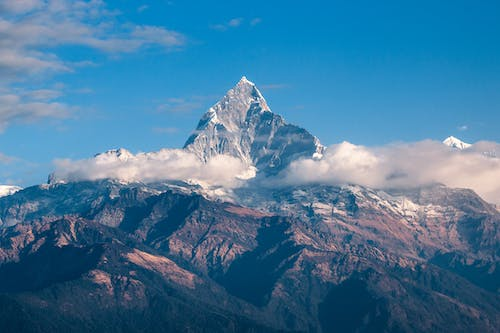
#> input picture workshop2/test_CPV.jpeg, 500 x 333 px
$ python Lab2.py
#> lines starting #> are read from the running program, lines starting #| are printed output that depends on the picture; after the words box and inside, x2 and y2 are one past the last pixel; in counts of white or black regions, pixels touching at a corner belong together
import cv2
import numpy as np
import matplotlib.pyplot as plt
import random
import math
from scipy.signal import convolve2d


def apply_mask(matrix, mask, fill_value):
    #Apply fill value for element correspoding False in mask
    masked = np.ma.array(matrix, mask=mask, fill_value=fill_value)
    return masked.filled()

def apply_threshold(matrix, low_value, high_value):
    #Fill low value for elements in matrix smaller than low value
    low_mask = matrix < low_value
    matrix = apply_mask(matrix, low_mask, low_value)

    #Fill high value for elements in matrix smaller than high value
    high_mask = matrix > high_value
    matrix = apply_mask(matrix, high_mask, high_value)

    return matrix

def simplest_color_balance(img, percent):
    #Apply condition for code to continue
    assert img.shape[2] == 3
    assert percent > 0 and percent < 100

    half_percent = percent / 200

    #Split image into three channels RGB
    channels = cv2.split(img)

    #Init results channels
    out_channels =  []

    for channel in channels:
        assert len(channel.shape) == 2
        # find the low and high precentile values (based on the input percentile)
        height, width = channel.shape
        vec_size = height * width
        flat = channel.reshape(vec_size)

        assert len(flat.shape) == 1

        flat = np.sort(flat)

        n_cols = flat.shape[0]

        low_value = flat[math.floor(n_cols * half_percent)]
        high_value = flat[math.ceil(n_cols * (1 - half_percent))]
        print(low_value, high_value)

        # saturate below the low percentile and above the high percentile
        thresholded = apply_threshold(channel, low_value, high_value)
        # scale the channel
        normalized = cv2.normalize(thresholded, thresholded.copy(), 0, 255, cv2.NORM_MINMAX)
        out_channels.append(normalized)

    result = cv2.merge(out_channels)

    # Display the original image
    cv2.imshow('Origin', img)

    # Display the result image
    cv2.imshow('Result', result)
    cv2.waitKey(0)
    cv2.destroyAllWindows()

# [184 lines left out: functions imhist, histeq, histogram_equalization, add_salt_and_pepper_noise, rgb_to_gray, gaussian_kernel and 6 more, not called in this run]


if __name__ == '__main__':
    ori_image = cv2.imread('test_CPV.jpeg')
#> ori_image is the input picture: shape (333, 500, 3); mean B, G, R 155.6, 121.2, 69

    while True:
        print('Menu:')
        print('1. Color balance')
        print('2. Histogram equalization')
        print('3. Median filter')
        print('4. Mean filter')
        print('5. Gaussian smoothing')
        print('6. Back to origin image')
        print('7. Quit')

        choice = int(input('Enter your choice: '))
#> the answer given: 1

        if choice == 1:
            # Perform color balance
            percent = float(input('Enter percent value: '))
#> the answer given: 3
            simplest_color_balance(ori_image, percent)
#> the loop in simplest_color_balance, `for channel in channels:` made 3 passes
#> (low_value, high_value) on passes 1 to 3: (74, 213), (46, 213), (0, 230)
#| 74 213
#| 46 213
#| 0 230
#> pass 1, in apply_threshold, `low_mask = matrix < low_value`:
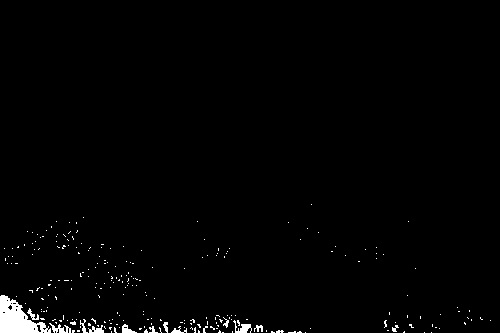
#> low_mask: shape (333, 500) bool; 1.4% white; 252 white regions (239 under 20 px), largest, box (x1, y1, x2, y2) and area: (0, 295, 51, 333) 1024, (233, 320, 252, 333) 111, (49, 323, 71, 333) 103
#> pass 1, in apply_mask, `masked = np.ma.array(matrix, mask=mask, fill_value=fill_value)`:
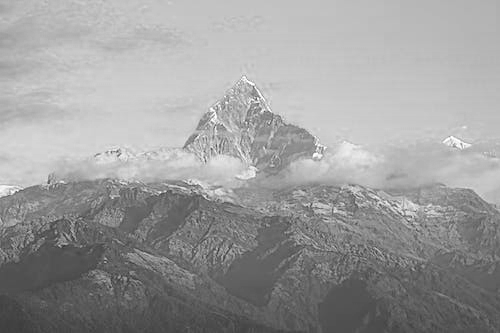
#> masked: shape (333, 500); min 48, max 255, mean 155.6
#> pass 1, in apply_threshold, `high_mask = matrix > high_value`:
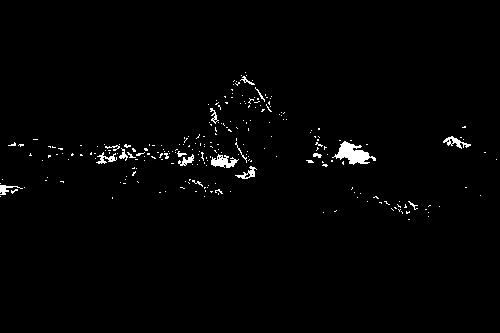
#> high_mask: shape (333, 500) bool; 1.4% white; 249 white regions (231 under 20 px), largest, box (x1, y1, x2, y2) and area: (332, 141, 376, 165) 490, (211, 154, 239, 168) 214, (443, 136, 471, 149) 133
#> after the loop in simplest_color_balance, `for channel in channels:`:
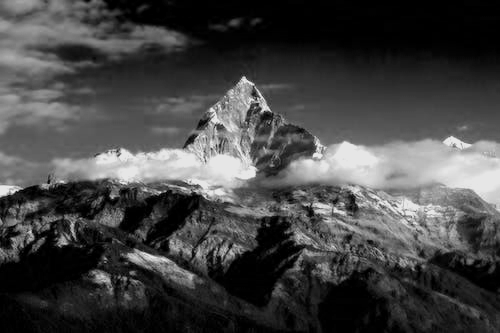
#> thresholded: shape (333, 500); min 0, max 230, mean 68.8
#> after the loop in simplest_color_balance, `for channel in channels:`: out_channels = 3 items
#> in simplest_color_balance, `result = cv2.merge(out_channels)`:
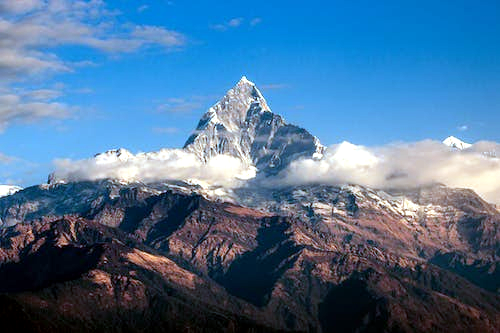
#> result: shape (333, 500, 3); mean of channels 0, 1, 2 149.5, 114.5, 76.3; drawn as B, G, R
#> (the run stopped early here; a loop or call above may not have finished)
